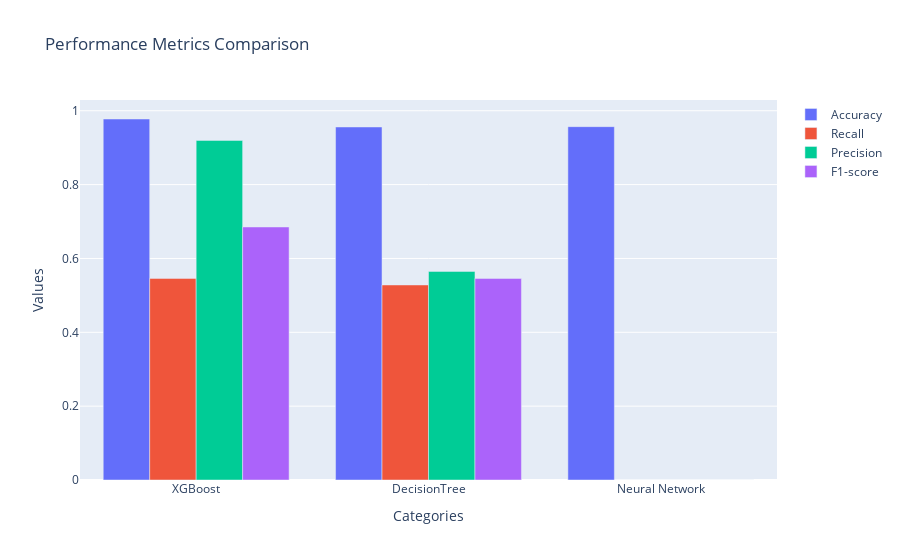

The code cell stored with this chart in its notebook:
### Markdown cell above
# Accuracy metrics

### Code cell
import plotly.graph_objects as go

# Data
categories = ['XGBoost', 'DecisionTree', 'Neural Network']
accuracy_values = [accuracy1, accuracy2, accuracy3]
recall_values = [recall1, recall2, recall3]
precision_values = [precision1, precision2, precision3]
f1_values = [f1_score1, f1_score2, f1_score3]

# Create bar plots
fig = go.Figure()

# Accuracy bar plot
fig.add_trace(go.Bar(x=categories, y=accuracy_values, name='Accuracy'))
# Recall bar plot
fig.add_trace(go.Bar(x=categories, y=recall_values, name='Recall'))
# Precision bar plot
fig.add_trace(go.Bar(x=categories, y=precision_values, name='Precision'))
# F1-score bar plot
fig.add_trace(go.Bar(x=categories, y=f1_values, name='F1-score'))

# Update layout
fig.update_layout(barmode='group', title='Performance Metrics Comparison',
                  xaxis_title='Categories', yaxis_title='Values')

# Show plot
fig.show()

### Figure 1 — Plotly figure (JSON) as saved in the notebook; plotly's stock layout.template omitted (floating-point values rounded to 4 significant figures)
{"data": [{"name": "Accuracy", "type": "bar", "x": ["XGBoost", "DecisionTree", "Neural Network"], "y": [0.9777, 0.9561, 0.957]}, {"name": "Recall", "type": "bar", "x": ["XGBoost", "DecisionTree", "Neural Network"], "y": [0.546, 0.5282, 0]}, {"name": "Precision", "type": "bar", "x": ["XGBoost", "DecisionTree", "Neural Network"], "y": [0.9198, 0.565, 0]}, {"name": "F1-score", "type": "bar", "x": ["XGBoost", "DecisionTree", "Neural Network"], "y": [0.6853, 0.546, 0]}], "layout": {"barmode": "group", "title": {"text": "Performance Metrics Comparison"}, "xaxis": {"title": {"text": "Categories"}}, "yaxis": {"title": {"text": "Values"}}}}
